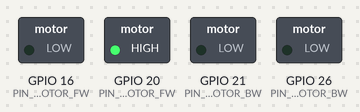
Recording of a program running on a simulated Raspberry Pi (BCM pin numbers). Parts: switched loads named in the program (green lamp = pin HIGH). At 14.0 s the program stops and its outputs stay as they are.

Above: at 0.1 s.
At 3.1 s:
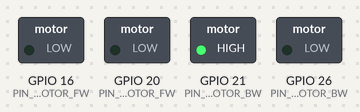
At 7.1 s:
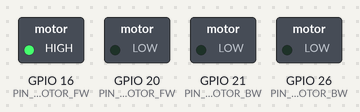
At 10.1 s:
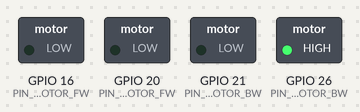
At 13.1 s:
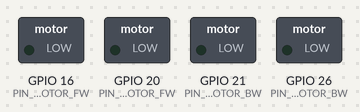
Timing chart, 0 to 14.6 s (numbered marks = the images above):
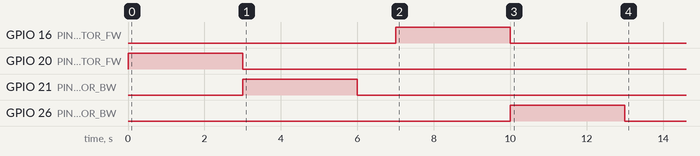

Measured:
- by itself, GPIO 16 (PIN_RIGHT_MOTOR_FW): LOW → HIGH at 7.0 s, → LOW 3.0 s later
- by itself, GPIO 20 (PIN_LEFT_MOTOR_FW): LOW → HIGH at 0.00 s, → LOW 3.0 s later
- by itself, GPIO 21 (PIN_LEFT_MOTOR_BW): LOW → HIGH at 3.0 s, → LOW 3.0 s later
- by itself, GPIO 26 (PIN_RIGHT_MOTOR_BW): LOW → HIGH at 10.0 s, → LOW 3.0 s later

The program:

R02MotorCtrl.py
```python
import RPi.GPIO as GPIO
import time

GPIO.setmode(GPIO.BCM)

PIN_LEFT_MOTOR_FW = 20
PIN_LEFT_MOTOR_BW = 21
PIN_RIGHT_MOTOR_FW = 16
PIN_RIGHT_MOTOR_BW = 26

GPIO.setup(PIN_LEFT_MOTOR_FW, GPIO.OUT)
GPIO.setup(PIN_LEFT_MOTOR_BW, GPIO.OUT)
GPIO.setup(PIN_RIGHT_MOTOR_FW, GPIO.OUT)
GPIO.setup(PIN_RIGHT_MOTOR_BW, GPIO.OUT)

GPIO.output(PIN_LEFT_MOTOR_FW, True)
GPIO.output(PIN_LEFT_MOTOR_BW, False)
time.sleep(3)
GPIO.output(PIN_LEFT_MOTOR_FW, False)
GPIO.output(PIN_LEFT_MOTOR_BW, True)
time.sleep(3)
GPIO.output(PIN_LEFT_MOTOR_FW, False)
GPIO.output(PIN_LEFT_MOTOR_BW, False)
time.sleep(1)
GPIO.output(PIN_RIGHT_MOTOR_FW, True)
GPIO.output(PIN_RIGHT_MOTOR_BW, False)
time.sleep(3)
GPIO.output(PIN_RIGHT_MOTOR_FW, False)
GPIO.output(PIN_RIGHT_MOTOR_BW, True)
time.sleep(3)
GPIO.output(PIN_RIGHT_MOTOR_FW, False)
GPIO.output(PIN_RIGHT_MOTOR_BW, False)
time.sleep(1)

GPIO.cleanup()
```
